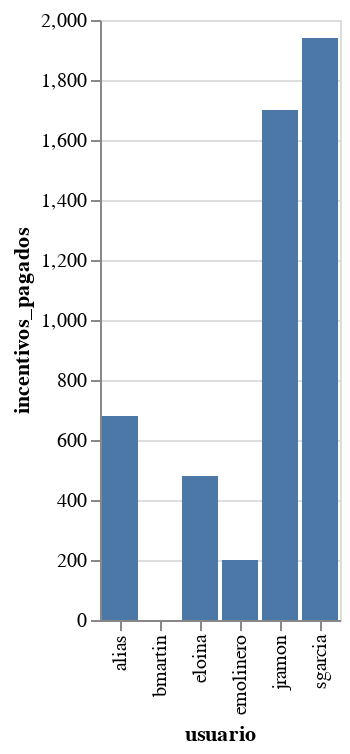

Notebook source saved alongside this figure:
### Code cell
slots = slots.sort_values(by="incentivos_pagados", ascending=False)
alt.Chart(slots).mark_bar().encode(
    x="usuario:N",
    y="incentivos_pagados"
)

### Figure 1 — Vega-Lite specification as saved in the notebook (floating-point values rounded to 4 significant figures)
{"config": {"view": {"continuousWidth": 400, "continuousHeight": 300}}, "data": {"name": "data-bdb94a281ca3f405fcefbd081a5e9882"}, "mark": "bar", "encoding": {"x": {"type": "nominal", "field": "usuario"}, "y": {"type": "quantitative", "field": "incentivos_pagados"}}, "$schema": "https://vega.github.io/schema/vega-lite/v4.8.1.json", "datasets": {"data-bdb94a281ca3f405fcefbd081a5e9882": [{"usuario": "sgarcia", "nota_final": 279.4, "reparto": 97, "incentivos_pagados": 1940}, {"usuario": "jramon", "nota_final": 242.6, "reparto": 85, "incentivos_pagados": 1700}, {"usuario": "alias", "nota_final": 97.0, "reparto": 34, "incentivos_pagados": 680}, {"usuario": "eloina", "nota_final": 70.0, "reparto": 24, "incentivos_pagados": 480}, {"usuario": "emolinero", "nota_final": 30.1, "reparto": 10, "incentivos_pagados": 200}, {"usuario": "bmartin", "nota_final": 0.0, "reparto": 0, "incentivos_pagados": 0}]}}
